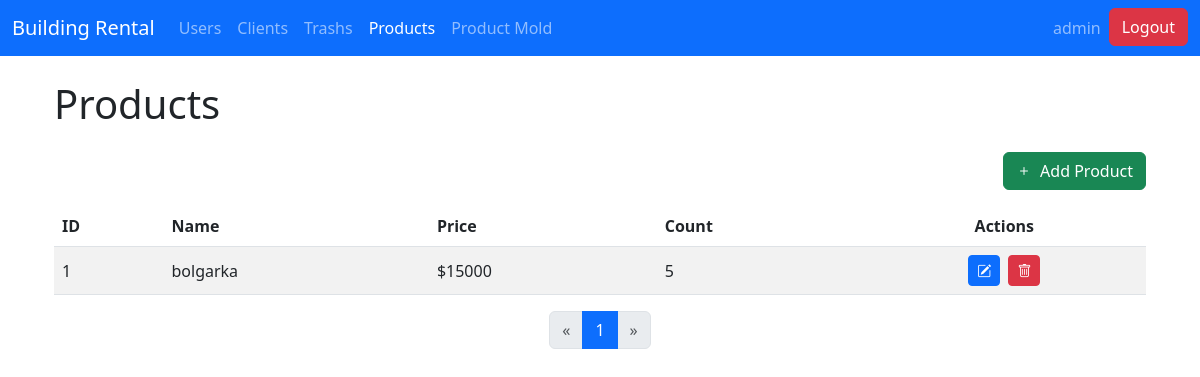
Screenshot of /products/ (signed in) with the database file from the repository.
### core/models.py (models this page shows, shortened)
class Product(models.Model):
    name = models.CharField(max_length=255)
    price = models.BigIntegerField()
    count = models.PositiveIntegerField()

### core/views.py (the view)
# urls.py: path('products/', views.product_list, name='product_list'),
@login_required
def product_list(request):
    products = Product.objects.all().order_by('id')
    paginator = Paginator(products, 10)  # Display 10 products per page
    page_number = request.GET.get('page')
    page_obj = paginator.get_page(page_number)
    create_form = ProductForm()
    update_forms = {product.id: ProductForm(instance=product) for product in page_obj}
    return render(request, 'admin/core/product_list.html', {
        'page_obj': page_obj,
        'create_form': create_form,
        'update_forms': update_forms,
    })

### core/templatetags/dict_extras.py (called while the page is built)
@register.filter
def get_item(dictionary, key):
    return dictionary.get(key)

### core/templatetags/form_tags.py (called while the page is built)
@register.filter(name='add_class')
def add_class(field, css):
    return field.as_widget(attrs={'class': css})

### templates/admin/core/product_list.html (shortened to what this page needs)
{% extends 'admin/base.html' %}
{% load dict_extras %}
{% load form_tags %}
{% block content %}
<div class="container my-4">
  <h1 class="mb-4">Products</h1>
  <div class="d-grid gap-2 d-sm-flex justify-content-sm-end mb-3">
    <button class="btn btn-success" data-bs-toggle="modal" data-bs-target="#createProductModal">
      <i class="bi bi-plus me-1"></i> Add Product
    </button>
  </div>
  <div class="table-responsive">
    <table class="table table-striped align-middle">
      <thead>
        <tr>
          <th>ID</th>
          <th>Name</th>
          <th>Price</th>
          <th>Count</th>
          <th class="text-center">Actions</th>
        </tr>
      </thead>
      <tbody>
        {% for product in page_obj %}
        <tr>
          <td>{{ product.id }}</td>
          <td>{{ product.name }}</td>
          <td>${{ product.price }}</td>
          <td>{{ product.count }}</td>
          <td class="text-center">
            <button class="btn btn-primary btn-sm me-1" data-bs-toggle="modal" data-bs-target="#updateProductModal{{ product.id }}" title="Edit">
              <i class="bi bi-pencil-square"></i>
            </button>
            <form method="POST" action="{% url 'product_delete' product.id %}" class="d-inline"
                  onsubmit="return confirm('Are you sure you want to delete product {{ product.name }}?');">
              <button type="submit" class="btn btn-danger btn-sm" title="Delete">
                <i class="bi bi-trash"></i>
              </button>
            </form>
          </td>
        </tr>
        {% endfor %}
      </tbody>
    </table>
  </div>
  <nav aria-label="Page navigation">
    <ul class="pagination justify-content-center">
      {% if page_obj.has_previous %}
        <li class="page-item">
          <a class="page-link" href="?page={{ page_obj.previous_page_number }}" aria-label="Previous">
            <span aria-hidden="true">&laquo;</span>
          </a>
        </li>
      {% else %}
        <li class="page-item disabled">
          <span class="page-link">&laquo;</span>
        </li>
      {% endif %}
      {% for num in page_obj.paginator.page_range %}
        {% if page_obj.number == num %}
          <li class="page-item active">
            <span class="page-link">{{ num }}</span>
          </li>
        {% else %}
          <li class="page-item">
            <a class="page-link" href="?page={{ num }}">{{ num }}</a>
          </li>
        {% endif %}
      {% endfor %}
      {% if page_obj.has_next %}
        <li class="page-item">
          <a class="page-link" href="?page={{ page_obj.next_page_number }}" aria-label="Next">
            <span aria-hidden="true">&raquo;</span>
          </a>
        </li>
      {% else %}
        <li class="page-item disabled">
          <span class="page-link">&raquo;</span>
        </li>
      {% endif %}
    </ul>
  </nav>
</div>
{% endblock %}

### templates/admin/base.html (shortened to what this page needs)
{% load static %}
<!DOCTYPE html>
<html lang="en">
<head>
  <link href="https://cdn.jsdelivr.net/npm/bootstrap@5.3.0/dist/css/bootstrap.min.css" rel="stylesheet">
  <link rel="stylesheet" href="https://cdn.jsdelivr.net/npm/bootstrap-icons@1.10.3/font/bootstrap-icons.css">
  <link href="https://cdnjs.cloudflare.com/ajax/libs/select2/4.1.0-rc.0/css/select2.min.css" rel="stylesheet" />
</head>
<body>
  <nav class="navbar navbar-expand-lg navbar-dark bg-primary">
    <div class="container-fluid">
      <a class="navbar-brand" href="
        {% if user.is_staff %}
            {% url 'dashboard' %}
        {% else %}
            {% url 'client_list' %}
        {% endif %}
        ">Building Rental</a>
      <div class="collapse navbar-collapse" id="navbarSupportedContent">
        <ul class="navbar-nav me-auto mb-2 mb-lg-0">
        {% if user.is_staff %}
            <li class="nav-item">
              <a class="nav-link {% if request.resolver_match.url_name == 'user_list' %}active{% endif %}" href="{% url 'user_list' %}">Users</a>
            </li>
        {% endif %}
        <li class="nav-item">
          <a class="nav-link {% if request.resolver_match.url_name == 'client_list' %}active{% endif %}" href="{% url 'client_list' %}">Clients</a>
        </li>
        <li class="nav-item">
          <a class="nav-link {% if request.resolver_match.url_name == 'trash_list' %}active{% endif %}" href="{% url 'trash_list' %}">Trashs</a>
        </li>
        <li class="nav-item">
          <a class="nav-link {% if request.resolver_match.url_name == 'product_list' %}active{% endif %}" href="{% url 'product_list' %}">Products</a>
        </li>
        <li class="nav-item">
          <a class="nav-link {% if request.resolver_match.url_name == 'productmold_list' %}active{% endif %}" href="{% url 'productmold_list' %}">Product Mold</a>
        </li>
        </ul>
        <ul class="navbar-nav ms-auto">
          {% if user.is_authenticated %}
            <li class="nav-item">
              <a class="nav-link" href="#">{{ user.username }}</a>
            </li>
            <li class="nav-item">
                <form method="POST" action="{% url 'logout' %}">
                    <button type="submit" class="btn btn-danger">
                        Logout
                    </button>
                </form>
            </li>
          {% endif %}
        </ul>
      </div>
    </div>
  </nav>
  <div class="container mt-4">
    {% block content %}{% endblock %}
  </div>
</body>
</html>

### rows the page displays
Product: id "1", name "bolgarka", price "15000", count "5"

### other values shown
{{ user.username }} "admin"
{{ num }} "1"
